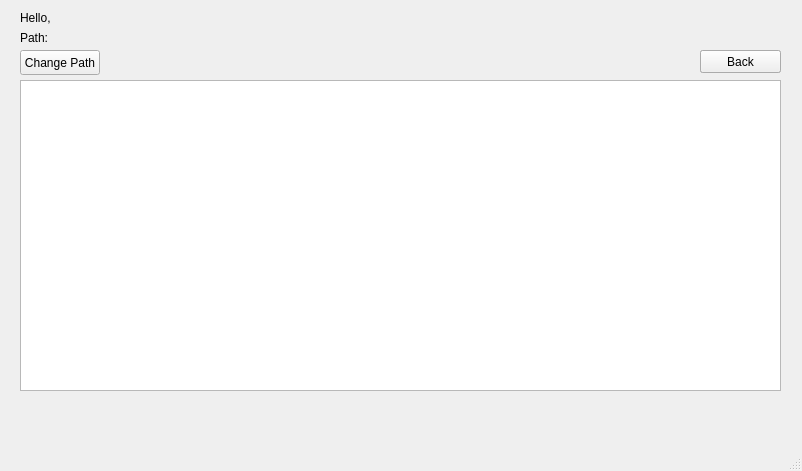
<?xml version="1.0" encoding="UTF-8"?>
<ui version="4.0">
 <class>MainWindow</class>
 <widget class="QMainWindow" name="MainWindow">
  <property name="geometry">
   <rect>
    <x>0</x>
    <y>0</y>
    <width>802</width>
    <height>471</height>
   </rect>
  </property>
  <property name="windowTitle">
   <string>MainWindow</string>
  </property>
  <widget class="QWidget" name="centralwidget">
   <widget class="QPushButton" name="pushButton">
    <property name="geometry">
     <rect>
      <x>20</x>
      <y>50</y>
      <width>80</width>
      <height>25</height>
     </rect>
    </property>
    <property name="text">
     <string>Change Path</string>
    </property>
   </widget>
   <widget class="QLabel" name="label">
    <property name="geometry">
     <rect>
      <x>20</x>
      <y>30</y>
      <width>321</width>
      <height>16</height>
     </rect>
    </property>
    <property name="text">
     <string>Path:</string>
    </property>
   </widget>
   <widget class="QLabel" name="label_2">
    <property name="geometry">
     <rect>
      <x>20</x>
      <y>10</y>
      <width>381</width>
      <height>16</height>
     </rect>
    </property>
    <property name="text">
     <string>Hello, </string>
    </property>
   </widget>
   <widget class="QTreeView" name="treeView">
    <property name="geometry">
     <rect>
      <x>20</x>
      <y>80</y>
      <width>761</width>
      <height>311</height>
     </rect>
    </property>
   </widget>
   <widget class="QPushButton" name="pushButton_2">
    <property name="geometry">
     <rect>
      <x>700</x>
      <y>50</y>
      <width>81</width>
      <height>23</height>
     </rect>
    </property>
    <property name="text">
     <string>Recycle Bin</string>
    </property>
   </widget>
   <widget class="QPushButton" name="pushButton_3">
    <property name="geometry">
     <rect>
      <x>700</x>
      <y>50</y>
      <width>81</width>
      <height>23</height>
     </rect>
    </property>
    <property name="text">
     <string>Back</string>
    </property>
   </widget>
  </widget>
  <widget class="QMenuBar" name="menubar">
   <property name="geometry">
    <rect>
     <x>0</x>
     <y>0</y>
     <width>802</width>
     <height>21</height>
    </rect>
   </property>
  </widget>
  <widget class="QStatusBar" name="statusbar"/>
 </widget>
 <resources/>
 <connections/>
</ui>
